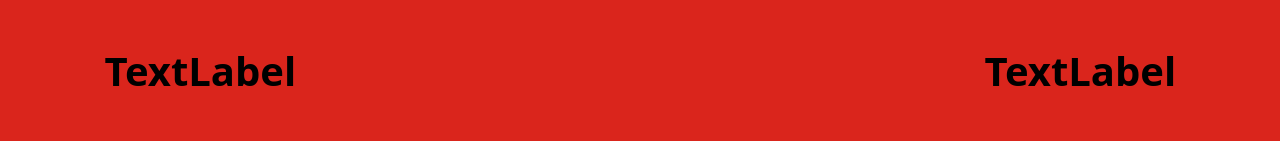
   <widget class="QWidget" name="wgtBottomBar" native="true">
    <property name="geometry">
     <rect>
      <x>0</x>
      <y>0</y>
      <width>1280</width>
      <height>141</height>
     </rect>
    </property>
    <property name="palette">
     <palette>
      <active>
       <colorrole role="WindowText">
        <brush brushstyle="SolidPattern">
         <color alpha="255">
          <red>0</red>
          <green>0</green>
          <blue>0</blue>
         </color>
        </brush>
       </colorrole>
       <colorrole role="Button">
        <brush brushstyle="SolidPattern">
         <color alpha="255">
          <red>218</red>
          <green>37</green>
          <blue>28</blue>
         </color>
        </brush>
       </colorrole>
       <colorrole role="Light">
        <brush brushstyle="SolidPattern">
         <color alpha="255">
          <red>255</red>
          <green>112</green>
          <blue>105</blue>
         </color>
        </brush>
       </colorrole>
       <colorrole role="Midlight">
        <brush brushstyle="SolidPattern">
         <color alpha="255">
          <red>236</red>
          <green>74</green>
          <blue>66</blue>
         </color>
        </brush>
       </colorrole>
       <colorrole role="Dark">
        <brush brushstyle="SolidPattern">
         <color alpha="255">
          <red>109</red>
          <green>18</green>
          <blue>14</blue>
         </color>
        </brush>
       </colorrole>
       <colorrole role="Mid">
        <brush brushstyle="SolidPattern">
         <color alpha="255">
          <red>145</red>
          <green>24</green>
          <blue>18</blue>
         </color>
        </brush>
       </colorrole>
       <colorrole role="Text">
        <brush brushstyle="SolidPattern">
         <color alpha="255">
          <red>0</red>
          <green>0</green>
          <blue>0</blue>
         </color>
        </brush>
       </colorrole>
       <colorrole role="BrightText">
        <brush brushstyle="SolidPattern">
         <color alpha="255">
          <red>255</red>
          <green>255</green>
          <blue>255</blue>
         </color>
        </brush>
       </colorrole>
       <colorrole role="ButtonText">
        <brush brushstyle="SolidPattern">
         <color alpha="255">
          <red>0</red>
          <green>0</green>
          <blue>0</blue>
         </color>
        </brush>
       </colorrole>
       <colorrole role="Base">
        <brush brushstyle="SolidPattern">
         <color alpha="255">
          <red>255</red>
          <green>255</green>
          <blue>255</blue>
         </color>
        </brush>
       </colorrole>
       <colorrole role="Window">
        <brush brushstyle="SolidPattern">
         <color alpha="255">
          <red>218</red>
          <green>37</green>
          <blue>28</blue>
         </color>
        </brush>
       </colorrole>
       <colorrole role="Shadow">
        <brush brushstyle="SolidPattern">
         <color alpha="255">
          <red>0</red>
          <green>0</green>
          <blue>0</blue>
         </color>
        </brush>
       </colorrole>
       <colorrole role="AlternateBase">
        <brush brushstyle="SolidPattern">
         <color alpha="255">
          <red>236</red>
          <green>146</green>
          <blue>141</blue>
         </color>
        </brush>
       </colorrole>
       <colorrole role="ToolTipBase">
        <brush brushstyle="SolidPattern">
         <color alpha="255">
          <red>255</red>
          <green>255</green>
          <blue>220</blue>
         </color>
        </brush>
       </colorrole>
       <colorrole role="ToolTipText">
        <brush brushstyle="SolidPattern">
         <color alpha="255">
          <red>0</red>
          <green>0</green>
          <blue>0</blue>
         </color>
        </brush>
       </colorrole>
      </active>
      <inactive>
       <colorrole role="WindowText">
        <brush brushstyle="SolidPattern">
         <color alpha="255">
          <red>0</red>
          <green>0</green>
          <blue>0</blue>
         </color>
        </brush>
       </colorrole>
       <colorrole role="Button">
        <brush brushstyle="SolidPattern">
         <color alpha="255">
          <red>218</red>
          <green>37</green>
          <blue>28</blue>
         </color>
        </brush>
       </colorrole>
       <colorrole role="Light">
        <brush brushstyle="SolidPattern">
         <color alpha="255">
          <red>255</red>
          <green>112</green>
          <blue>105</blue>
         </color>
        </brush>
       </colorrole>
       <colorrole role="Midlight">
        <brush brushstyle="SolidPattern">
         <color alpha="255">
          <red>236</red>
          <green>74</green>
          <blue>66</blue>
         </color>
        </brush>
       </colorrole>
       <colorrole role="Dark">
        <brush brushstyle="SolidPattern">
         <color alpha="255">
          <red>109</red>
          <green>18</green>
          <blue>14</blue>
         </color>
        </brush>
       </colorrole>
       <colorrole role="Mid">
        <brush brushstyle="SolidPattern">
         <color alpha="255">
          <red>145</red>
          <green>24</green>
          <blue>18</blue>
         </color>
        </brush>
       </colorrole>
       <colorrole role="Text">
        <brush brushstyle="SolidPattern">
         <color alpha="255">
          <red>0</red>
          <green>0</green>
          <blue>0</blue>
         </color>
        </brush>
       </colorrole>
       <colorrole role="BrightText">
        <brush brushstyle="SolidPattern">
         <color alpha="255">
          <red>255</red>
          <green>255</green>
          <blue>255</blue>
         </color>
        </brush>
       </colorrole>
       <colorrole role="ButtonText">
        <brush brushstyle="SolidPattern">
         <color alpha="255">
          <red>0</red>
          <green>0</green>
          <blue>0</blue>
         </color>
        </brush>
       </colorrole>
       <colorrole role="Base">
        <brush brushstyle="SolidPattern">
         <color alpha="255">
          <red>255</red>
          <green>255</green>
          <blue>255</blue>
         </color>
        </brush>
       </colorrole>
       <colorrole role="Window">
        <brush brushstyle="SolidPattern">
         <color alpha="255">
          <red>218</red>
          <green>37</green>
          <blue>28</blue>
         </color>
        </brush>
       </colorrole>
       <colorrole role="Shadow">
        <brush brushstyle="SolidPattern">
         <color alpha="255">
          <red>0</red>
          <green>0</green>
          <blue>0</blue>
         </color>
        </brush>
       </colorrole>
       <colorrole role="AlternateBase">
        <brush brushstyle="SolidPattern">
         <color alpha="255">
          <red>236</red>
          <green>146</green>
          <blue>141</blue>
         </color>
        </brush>
       </colorrole>
       <colorrole role="ToolTipBase">
        <brush brushstyle="SolidPattern">
         <color alpha="255">
          <red>255</red>
          <green>255</green>
          <blue>220</blue>
         </color>
        </brush>
       </colorrole>
       <colorrole role="ToolTipText">
        <brush brushstyle="SolidPattern">
         <color alpha="255">
          <red>0</red>
          <green>0</green>
          <blue>0</blue>
         </color>
        </brush>
       </colorrole>
      </inactive>
      <disabled>
       <colorrole role="WindowText">
        <brush brushstyle="SolidPattern">
         <color alpha="255">
          <red>109</red>
          <green>18</green>
          <blue>14</blue>
         </color>
        </brush>
       </colorrole>
       <colorrole role="Button">
        <brush brushstyle="SolidPattern">
         <color alpha="255">
          <red>218</red>
          <green>37</green>
          <blue>28</blue>
         </color>
        </brush>
       </colorrole>
       <colorrole role="Light">
        <brush brushstyle="SolidPattern">
         <color alpha="255">
          <red>255</red>
          <green>112</green>
          <blue>105</blue>
         </color>
        </brush>
       </colorrole>
       <colorrole role="Midlight">
        <brush brushstyle="SolidPattern">
         <color alpha="255">
          <red>236</red>
          <green>74</green>
          <blue>66</blue>
         </color>
        </brush>
       </colorrole>
       <colorrole role="Dark">
        <brush brushstyle="SolidPattern">
         <color alpha="255">
          <red>109</red>
          <green>18</green>
          <blue>14</blue>
         </color>
        </brush>
       </colorrole>
       <colorrole role="Mid">
        <brush brushstyle="SolidPattern">
         <color alpha="255">
          <red>145</red>
          <green>24</green>
          <blue>18</blue>
         </color>
        </brush>
       </colorrole>
       <colorrole role="Text">
        <brush brushstyle="SolidPattern">
         <color alpha="255">
          <red>109</red>
          <green>18</green>
          <blue>14</blue>
         </color>
        </brush>
       </colorrole>
       <colorrole role="BrightText">
        <brush brushstyle="SolidPattern">
         <color alpha="255">
          <red>255</red>
          <green>255</green>
          <blue>255</blue>
         </color>
        </brush>
       </colorrole>
       <colorrole role="ButtonText">
        <brush brushstyle="SolidPattern">
         <color alpha="255">
          <red>109</red>
          <green>18</green>
          <blue>14</blue>
         </color>
        </brush>
       </colorrole>
       <colorrole role="Base">
        <brush brushstyle="SolidPattern">
         <color alpha="255">
          <red>218</red>
          <green>37</green>
          <blue>28</blue>
         </color>
        </brush>
       </colorrole>
       <colorrole role="Window">
        <brush brushstyle="SolidPattern">
         <color alpha="255">
          <red>218</red>
          <green>37</green>
          <blue>28</blue>
         </color>
        </brush>
       </colorrole>
       <colorrole role="Shadow">
        <brush brushstyle="SolidPattern">
         <color alpha="255">
          <red>0</red>
          <green>0</green>
          <blue>0</blue>
         </color>
        </brush>
       </colorrole>
       <colorrole role="AlternateBase">
        <brush brushstyle="SolidPattern">
         <color alpha="255">
          <red>218</red>
          <green>37</green>
          <blue>28</blue>
         </color>
        </brush>
       </colorrole>
       <colorrole role="ToolTipBase">
        <brush brushstyle="SolidPattern">
         <color alpha="255">
          <red>255</red>
          <green>255</green>
          <blue>220</blue>
         </color>
        </brush>
       </colorrole>
       <colorrole role="ToolTipText">
        <brush brushstyle="SolidPattern">
         <color alpha="255">
          <red>0</red>
          <green>0</green>
          <blue>0</blue>
         </color>
        </brush>
       </colorrole>
      </disabled>
     </palette>
    </property>
    <property name="autoFillBackground">
     <bool>true</bool>
    </property>
    <widget class="QLabel" name="label">
     <property name="geometry">
      <rect>
       <x>450</x>
       <y>0</y>
       <width>382</width>
       <height>140</height>
      </rect>
     </property>
     <property name="layoutDirection">
      <enum>Qt::LeftToRight</enum>
     </property>
     <property name="autoFillBackground">
      <bool>false</bool>
     </property>
     <property name="text">
      <string/>
     </property>
     <property name="pixmap">
      <pixmap resource="Resources/resources.qrc">:/trainomatic_transp.png</pixmap>
     </property>
     <property name="scaledContents">
      <bool>false</bool>
     </property>
    </widget>
    <widget class="QLabel" name="lblTimer">
     <property name="geometry">
      <rect>
       <x>910</x>
       <y>10</y>
       <width>341</width>
       <height>120</height>
      </rect>
     </property>
     <property name="sizePolicy">
      <sizepolicy hsizetype="Preferred" vsizetype="Preferred">
       <horstretch>0</horstretch>
       <verstretch>0</verstretch>
      </sizepolicy>
     </property>
     <property name="font">
      <font>
       <family>Malgun Gothic</family>
       <pointsize>30</pointsize>
       <weight>75</weight>
       <italic>false</italic>
       <bold>true</bold>
       <underline>false</underline>
      </font>
     </property>
     <property name="layoutDirection">
      <enum>Qt::LeftToRight</enum>
     </property>
     <property name="frameShape">
      <enum>QFrame::NoFrame</enum>
     </property>
     <property name="midLineWidth">
      <number>0</number>
     </property>
     <property name="text">
      <string>TextLabel</string>
     </property>
     <property name="scaledContents">
      <bool>true</bool>
     </property>
     <property name="alignment">
      <set>Qt::AlignCenter</set>
     </property>
    </widget>
    <widget class="QLabel" name="lblDateTime">
     <property name="geometry">
      <rect>
       <x>30</x>
       <y>10</y>
       <width>341</width>
       <height>120</height>
      </rect>
     </property>
     <property name="sizePolicy">
      <sizepolicy hsizetype="Preferred" vsizetype="Preferred">
       <horstretch>0</horstretch>
       <verstretch>0</verstretch>
      </sizepolicy>
     </property>
     <property name="font">
      <font>
       <family>Malgun Gothic</family>
       <pointsize>30</pointsize>
       <weight>75</weight>
       <italic>false</italic>
       <bold>true</bold>
       <underline>false</underline>
      </font>
     </property>
     <property name="layoutDirection">
      <enum>Qt::LeftToRight</enum>
     </property>
     <property name="frameShape">
      <enum>QFrame::NoFrame</enum>
     </property>
     <property name="midLineWidth">
      <number>0</number>
     </property>
     <property name="text">
      <string>TextLabel</string>
     </property>
     <property name="scaledContents">
      <bool>true</bool>
     </property>
     <property name="alignment">
      <set>Qt::AlignCenter</set>
     </property>
    </widget>
   </widget>
